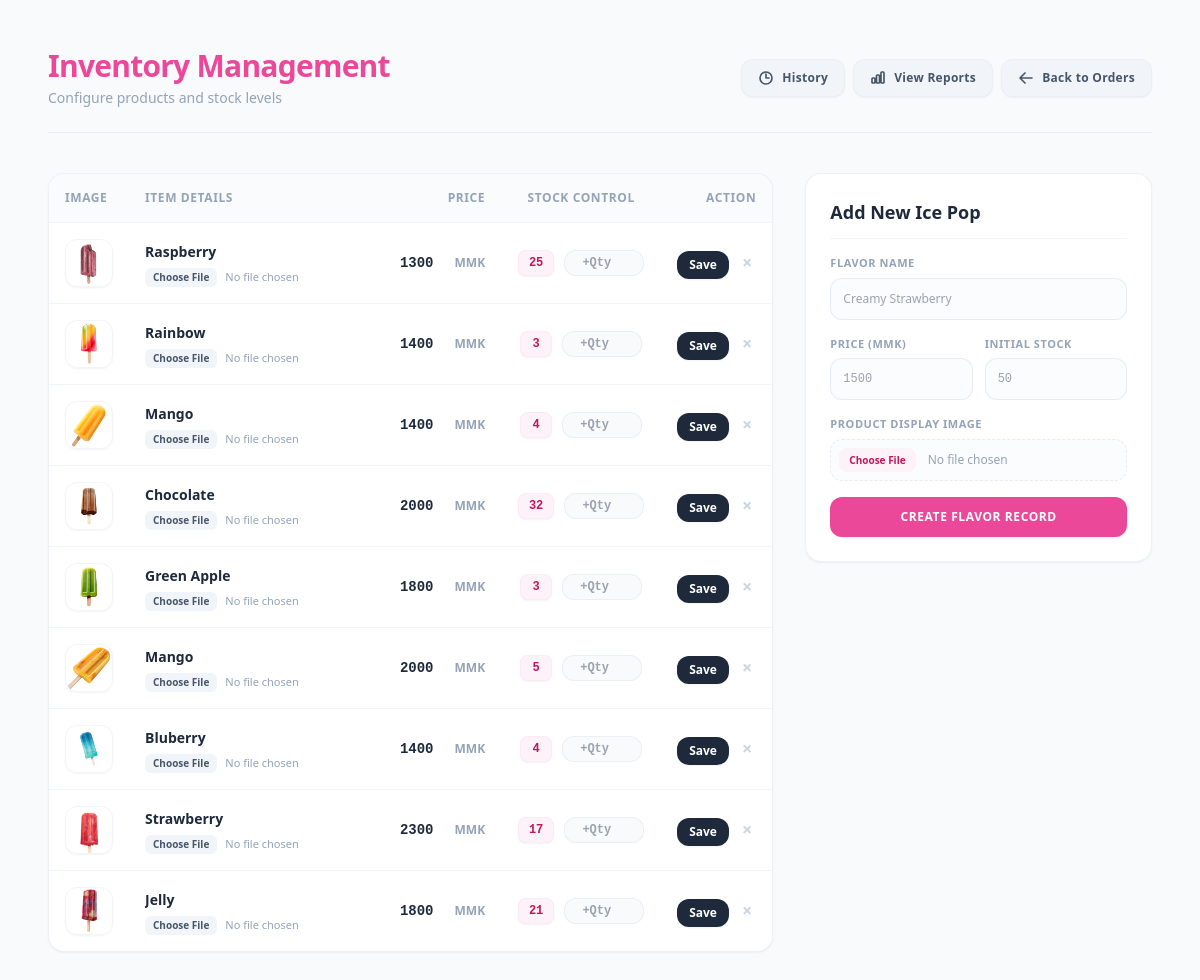
Before: /products.php with the older database file.
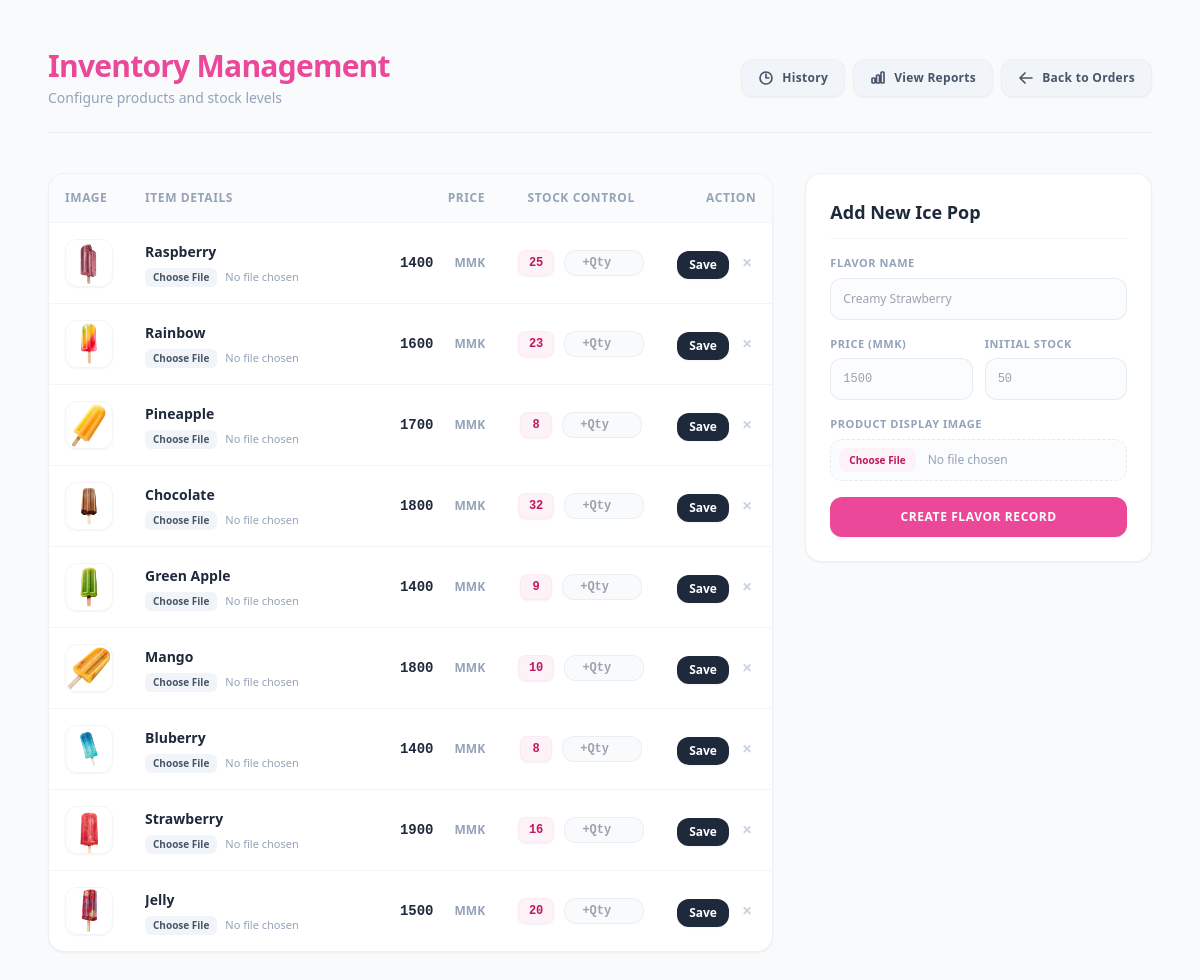
After: the same page with the newer database file.
### tables this page shows
CREATE TABLE `products` (
  `product_id` int(11) NOT NULL,
  `name` text NOT NULL,
  `price` decimal(10,2) NOT NULL,
  `stock_quantity` int(11) NOT NULL DEFAULT 0,
  `is_active` tinyint(1) DEFAULT 1,
  `image_path` varchar(255) DEFAULT 'default_icepop.jpg'
);

### products.php (the view, shortened to what the changed rows need)
<?php require_once 'dbconnect.php'; ?>
<!DOCTYPE html>
<html lang="en">
<head>
    <script src="https://cdn.tailwindcss.com"></script>
</head>
<body class="bg-slate-50 text-slate-800 antialiased p-6 md:p-12 relative overflow-x-hidden">
    <div class="max-w-6xl mx-auto">
        <header class="flex flex-col sm:flex-row justify-between items-start sm:items-center gap-4 mb-10 pb-6 border-b border-slate-200/60">
            <div>
                <h1 class="text-3xl font-extrabold text-pink-500 tracking-tight">Inventory Management</h1>
            </div>
        </header>
        <div class="grid grid-cols-1 lg:grid-cols-3 gap-8 items-start">
            <div class="lg:col-span-2 overflow-x-auto bg-white rounded-2xl border border-slate-200/60 shadow-sm">
                <table class="w-full text-left border-collapse">
                    <thead class="bg-slate-50/70 text-slate-400 text-xs uppercase tracking-wider border-b border-slate-100">
                        <tr>
                            <th class="p-4 font-bold w-20">Image</th>
                            <th class="p-4 font-bold">Item Details</th>
                            <th class="p-4 font-bold w-28 text-right">Price</th>
                            <th class="p-4 font-bold w-40 text-center">Stock Control</th>
                            <th class="p-4 font-bold w-24 text-right">Action</th>
                        </tr>
                    </thead>
                    <tbody class="divide-y divide-slate-100">
                        <?php
                        $result = $conn->query("SELECT * FROM products WHERE is_active = 1");
                        if ($result->num_rows > 0):
                            while ($row = $result->fetch_assoc()):
                        ?>
                            <tr class="hover:bg-slate-50/50 transition">
                                <form action="process_product.php" method="POST" enctype="multipart/form-data">
                                    <td class="p-4 align-middle">
                                        <?php if (!empty($row['image_path'])): ?>
                                            <img src="uploads/<?= htmlspecialchars($row['image_path']) ?>" alt="<?= htmlspecialchars($row['name']) ?>" class="w-12 h-12 object-cover rounded-xl shadow-sm border border-slate-100">
                                        <?php else: ?>
                                            <div class="w-12 h-12 bg-slate-50 rounded-xl flex items-center justify-center text-[10px] text-slate-400 font-bold border border-slate-100 tracking-wide uppercase">No Img</div>
                                        <?php endif; ?>
                                    </td>
                                    <td class="p-4 align-middle">
                                        <input type="text" name="name" value="<?= htmlspecialchars($row['name']) ?>" class="bg-transparent text-sm font-bold text-slate-800 outline-none focus:border-b focus:border-pink-500 w-full mb-1.5 transition" required>
                                        <input type="file" name="edit_image" accept="image/*" class="block text-[11px] text-slate-400 file:mr-2 file:py-0.5 file:px-2 file:rounded-md file:border-0 file:text-[10px] file:font-bold file:bg-slate-100 file:text-slate-600 hover:file:bg-pink-50 hover:file:text-pink-600 cursor-pointer w-full max-w-xs transition">
                                    </td>
                                    <td class="p-4 align-middle text-right">
                                        <div class="flex items-center justify-end gap-1.5 text-sm font-mono font-bold text-slate-800">
                                            <input type="number" name="price" value="<?= round($row['price']) ?>" step="100" min="100" oninput="this.value = this.value.replace(/[^0-9]/g, '')" class="bg-transparent text-right outline-none border-b border-transparent focus:border-pink-500 w-20 transition" required>
                                            <span class="text-xs text-slate-400 font-sans">MMK</span>
                                        </div>
                                    </td>
                                    <td class="p-4 align-middle">
                                        <div class="flex items-center justify-center gap-2.5">
                                            <span class="bg-pink-50 text-pink-700 font-mono font-bold px-2.5 py-1 rounded-lg text-xs min-w-[32px] text-center border border-pink-100/60 shadow-sm">
                                                <?= $row['stock_quantity'] ?>
                                            </span>
                                            <input type="number" name="add_stock" min="1" oninput="this.value = this.value.replace(/[^0-9]/g, '')" placeholder="+Qty" class="w-20 bg-slate-50 border border-slate-200/60 rounded-xl px-2 py-1 text-xs text-center font-mono font-bold outline-pink-500 transition">
                                        </div>
                                    </td>
                                    <td class="p-4 align-middle text-right whitespace-nowrap text-xs">
                                        <button type="submit" name="update" class="bg-slate-800 text-white font-bold px-3 py-1.5 rounded-xl hover:bg-slate-900 shadow-sm transition mr-1.5">Save</button>
                                        <button type="button" onclick="confirmDelete(<?= $row['product_id'] ?>)" class="text-slate-300 hover:text-red-400 font-semibold text-lg transition px-1">×</button>
                                    </td>
                                </form>
                            </tr>
                        <?php
                            endwhile;
                        endif; ?>
                    </tbody>
                </table>
            </div>
            <div class="bg-white rounded-2xl border border-slate-200/60 p-6 h-fit sticky top-6 shadow-sm">
                <h2 class="text-lg font-bold text-slate-800 mb-4 pb-3 border-b border-slate-100">Add New Ice Pop</h2>
            </div>
        </div>
    </div>
</body>
</html>

Changed rows visible on the page:
changed products "Raspberry": price "1300" → "1400"
changed products "Rainbow": price "1400" → "1600"; stock_quantity "3" → "23"
changed products: name "Mango" → "Pineapple"; price "1400" → "1700"; stock_quantity "4" → "8"
changed products "Chocolate": price "2000" → "1800"
changed products "Green Apple": price "1800" → "1400"; stock_quantity "3" → "9"
changed products "Mango": price "2000" → "1800"; stock_quantity "5" → "10"
changed products "Bluberry": stock_quantity "4" → "8"
changed products "Strawberry": price "2300" → "1900"; stock_quantity "17" → "16"
changed products "Jelly": price "1800" → "1500"; stock_quantity "21" → "20"
